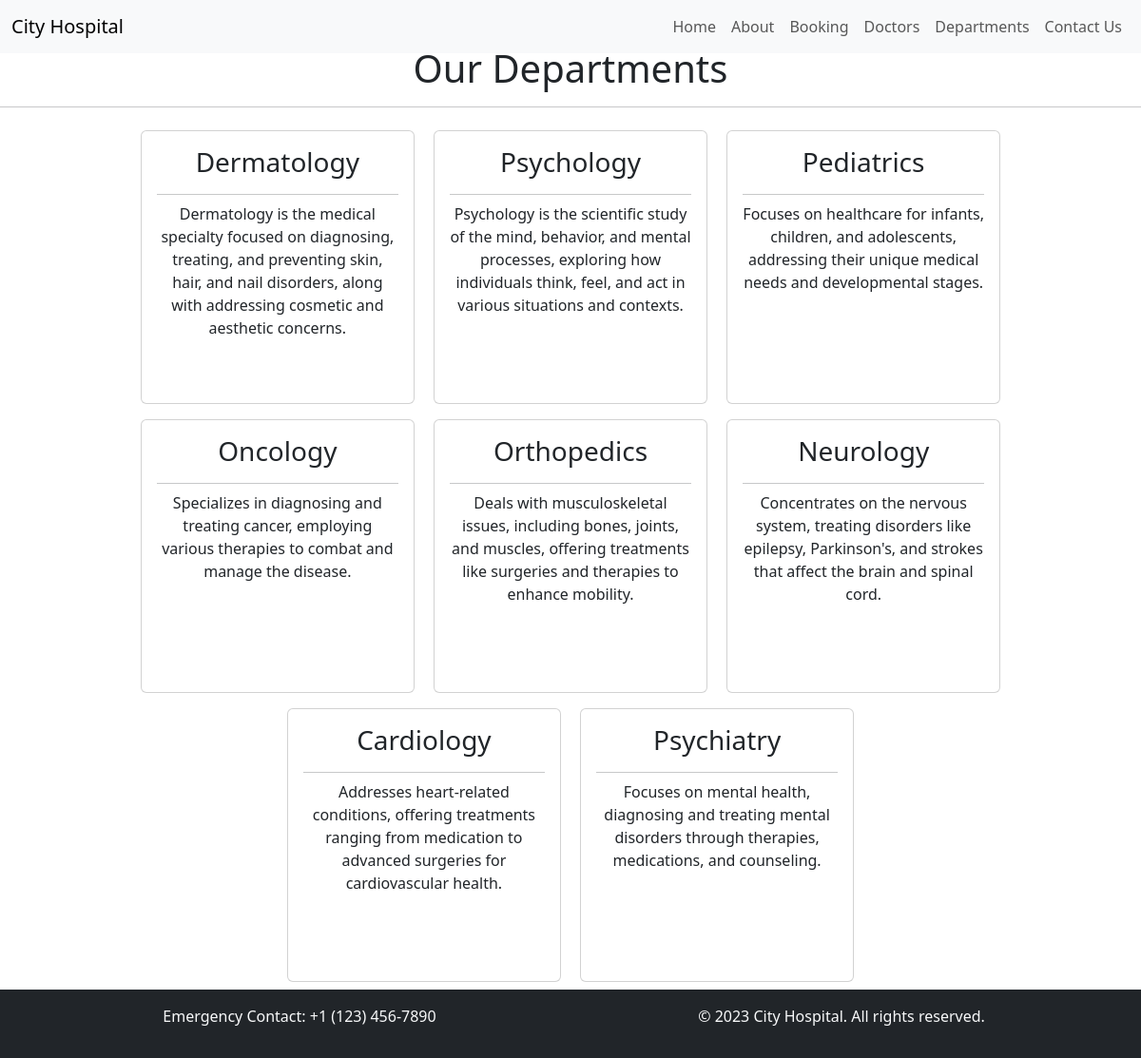
Page /department/ on the committed database.
### home/models.py (models this page shows, shortened)
class Departments(models.Model):
  dep_name = models.CharField(max_length=100)
  dep_description = models.TextField()

### home/views.py (the view)
# urls.py: path('department/', views.department, name='department'),
def department(request):
  dict_dept = {
    'dept' : Departments.objects.all()
  }
  return render(request, 'department.html', dict_dept)

### templates/department.html (shortened to what this page needs)
{% extends 'base.html' %}
  {% block content %}
    <h1 class="text-center mt-5">Our Departments</h1><hr>
    <div class="container text-center">
      {% for d in dept %}
        <div class="card m-2" style="width: 18rem; height: 18rem; display: inline-flex">
          <div class="card-body">
            <h3 class="card-title">{{d.dep_name}}</h3> <hr class="mb-2">
            <p class="card-text">{{d.dep_description}}</p>
          </div>
        </div>
      {% endfor %}
    </div>
  {% endblock content %}

### rows in the picture
Departments: dep_name "Dermatology", dep_description "Dermatology is the medical specialty focused on diagnosing, treating, and preventing skin, hair, and nail disorders, along with addressing cosmetic and aesthetic concerns."
Departments: dep_name "Psychology", dep_description "Psychology is the scientific study of the mind, behavior, and mental processes, exploring how individuals think, feel, and act in various situations and contexts."
Departments: dep_name "Pediatrics", dep_description "Focuses on healthcare for infants, children, and adolescents, addressing their unique medical needs and developmental stages."
Departments: dep_name "Oncology", dep_description "Specializes in diagnosing and treating cancer, employing various therapies to combat and manage the disease."
Departments: dep_name "Orthopedics", dep_description "Deals with musculoskeletal issues, including bones, joints, and muscles, offering treatments like surgeries and therapies to enhance mobility."
Departments: dep_name "Neurology", dep_description "Concentrates on the nervous system, treating disorders like epilepsy, Parkinson's, and strokes that affect the brain and spinal cord."
Departments: dep_name "Cardiology", dep_description "Addresses heart-related conditions, offering treatments ranging from medication to advanced surgeries for cardiovascular health."
Departments: dep_name "Psychiatry", dep_description "Focuses on mental health, diagnosing and treating mental disorders through therapies, medications, and counseling."
